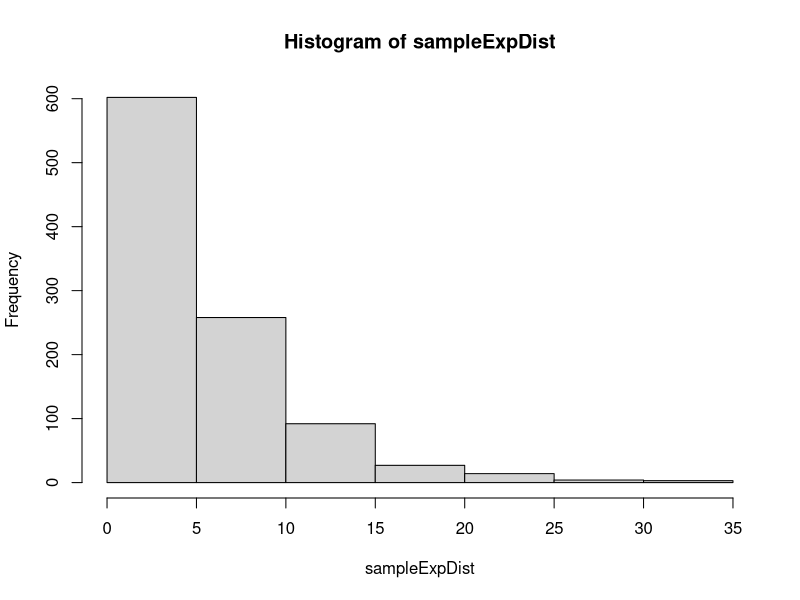
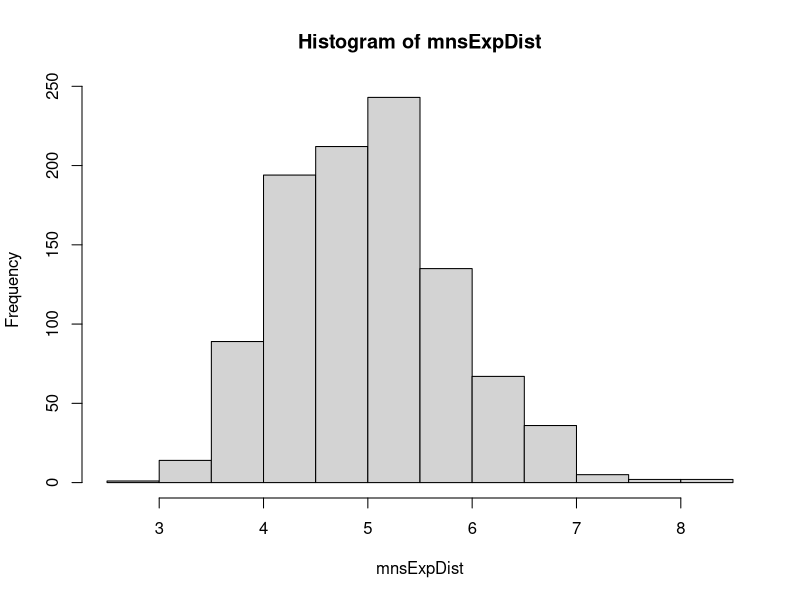

The R script that drew these images, in order:
# Simulation Exercise
# Statistical Inference
# Mark Culp
# 3/25/2017


## --------
## Overview:
## --------

# Set parameters for distribution
n <- 40
lambda <- 0.2



# An exploratory plot 
# . . .

## -----------
## Simulations:  
## -----------

set.seed(0)

# Generate 1,000 random deviates for an exponential distribution
sampleExpDist <- rexp(1000, lambda)

# Generate a distribution of 1000 averages of 40 random 
# deviates by sampling the exponential distribution
# and calculate the variances in each sample.
expSample = NULL
mnsExpDist = NULL
varExpDist = NULL
for (i in 1 : 1000) {
  expSample = rexp(n, lambda)
  mnsExpDist = c(mnsExpDist, mean(expSample))
  varExpDist = c(varExpDist, var(expSample))
}

# Create a histogram of the distribution of exponentials
hist(sampleExpDist)

# Create histogram of the distribution of exponential averages
hist(mnsExpDist)

## -----------------------------------
## Sample Mean versus Theoretical Mean
## -----------------------------------

# Calculate the mean of the sample exponential distribution
sampleExpDistMean <- round(mean(sampleExpDist),3)

# Calculate mean of the distribution of exponential averages
mnsDistMean <- round(mean(mnsExpDist),3)

# Calculate hypothetical mean for the exponential distribution
hypoDistMean <- round(1/lambda,3)

# Combine means in a row
rowMeans <- rbind(c(sampleExpDistMean, mnsDistMean, hypoDistMean))

rowMeans

## -------------------------------------------
## Sample Variance versus Theoretical Variance
## -------------------------------------------

# Calculate variance of the sample exponential distribution
sampleExpDistVariance <- round(var(sampleExpDist),3)

# Calculate variance of the distribution of exponential averages
mnsExpDistVariance <- round(mean(varExpDist),3)

# Calculate hypothetical mean for the exponential distribution
hypoDistVariance <- (1/lambda)^2

# Combine variances in a row
rowVar <- rbind(c(sampleExpDistVariance, mnsExpDistVariance, hypoDistVariance))

rowVar

## -----------------------------------
## Distribution: Assumpt & Conclusions
## -----------------------------------






